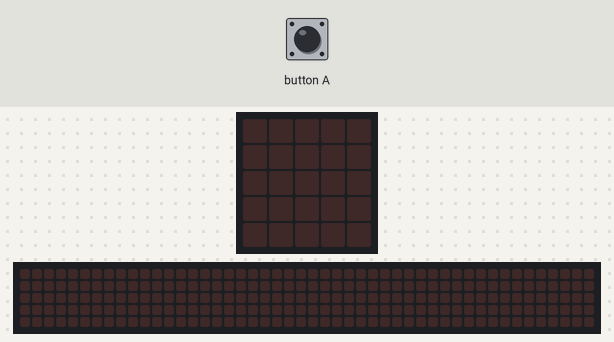
The program below on a simulated BBC micro:bit (MakeCode). Shown: the board's 5×5 LED display, a strip that is not on the board, showing the scrolling text unrolled. The inputs (shaded band) are chosen by the test bench. Random numbers come from a fixed seed; the 48×5 strip is a reading aid, not a part: it shows the text the display is scrolling, unrolled, one strip-width of it at a time.

Above: at 1.2 s.
1.3 s: button A pressed for 0.15 s
At 6.5 s:
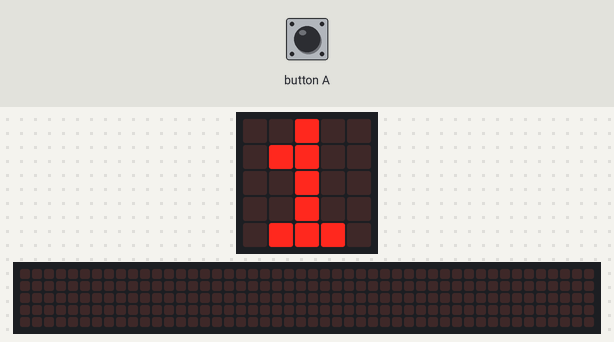
At 7.1 s:
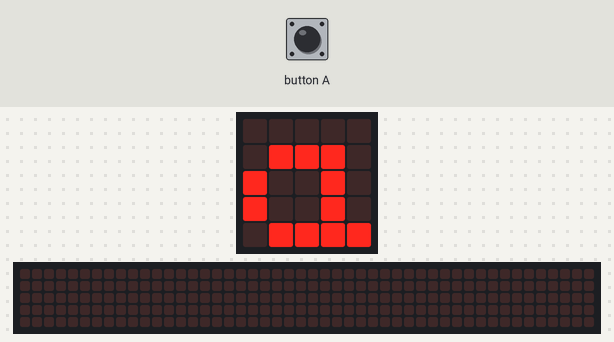
7.3 s: button A pressed for 0.15 s
At 15.47 s:
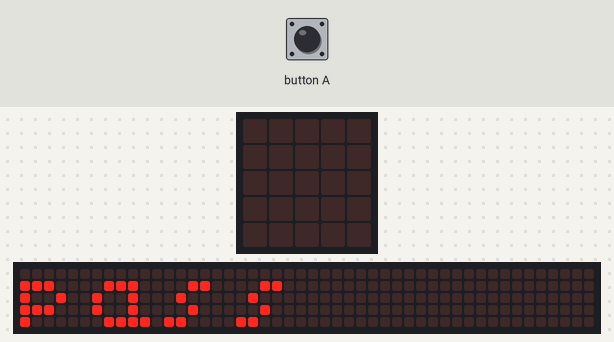
Timing chart, 0 to 17.0 s (numbered marks = the images above; inputs shaded):
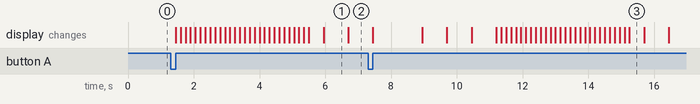

Measured:
- after the input at 1.3 s, the display: first changes after 0.15 s (image 1 shows a later state)
- what the display in image 1 shows lasts 0.7 s, from 6.0 s to 6.7 s
- what the display in image 3 shows lasts 0.4 s, from 15.3 s to 15.7 s

The program:

main.ts
```typescript
let contraseñas = 0
let numero = 0
let letra = 0
input.onButtonPressed(Button.A, function () {
    basic.showString("pass")
    for (let index = 0; index < 8; index++) {
        contraseñas = randint(1, 3)
        if (contraseñas == 1) {
            numero = randint(1, 9)
            basic.showNumber(contraseñas)
        }
        if (contraseñas == 2) {
            letra = randint(1, 4)
            if (letra == 1) {
                basic.showString("a")
            } else {
                basic.showString("b")
            }
        }
    }
})
```

test.ts
```typescript
// aquí va el archivo "tests"; esto no se compilará cuando este paquete se utilice como una extensión.
```
